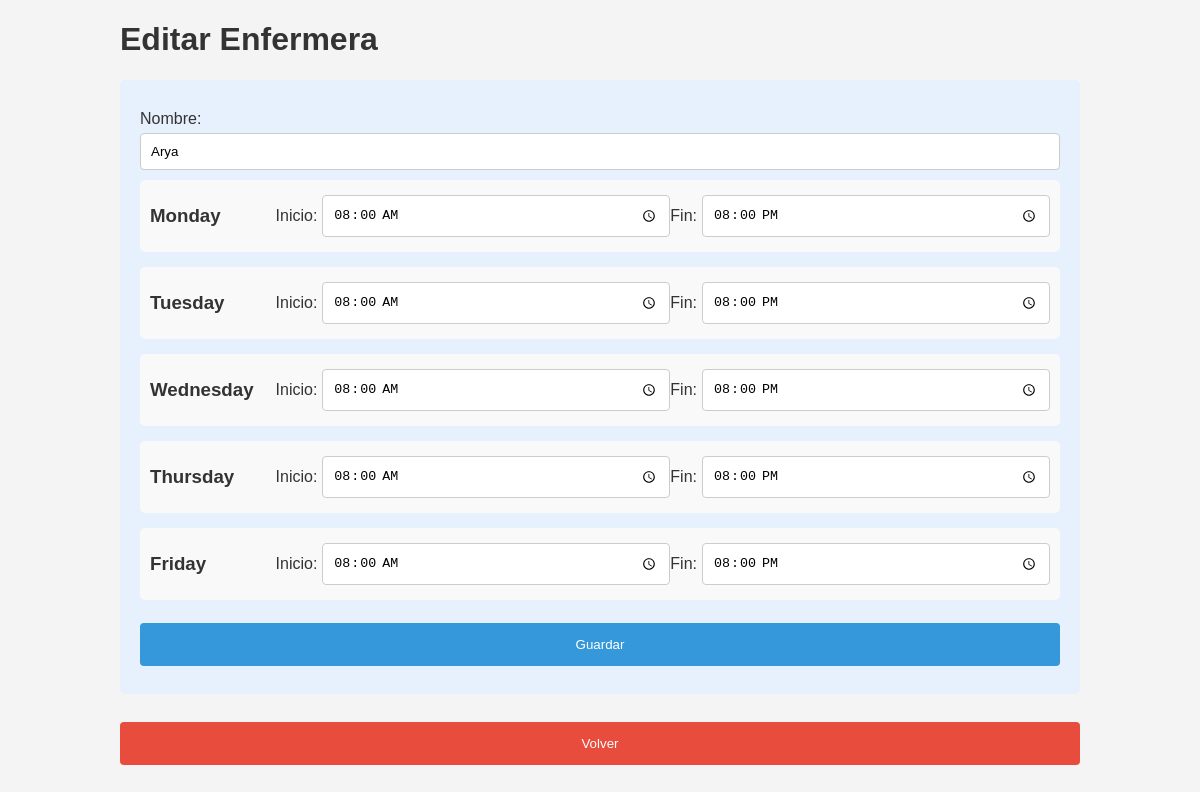
The app's page /edit_nurse_form/6, older data.
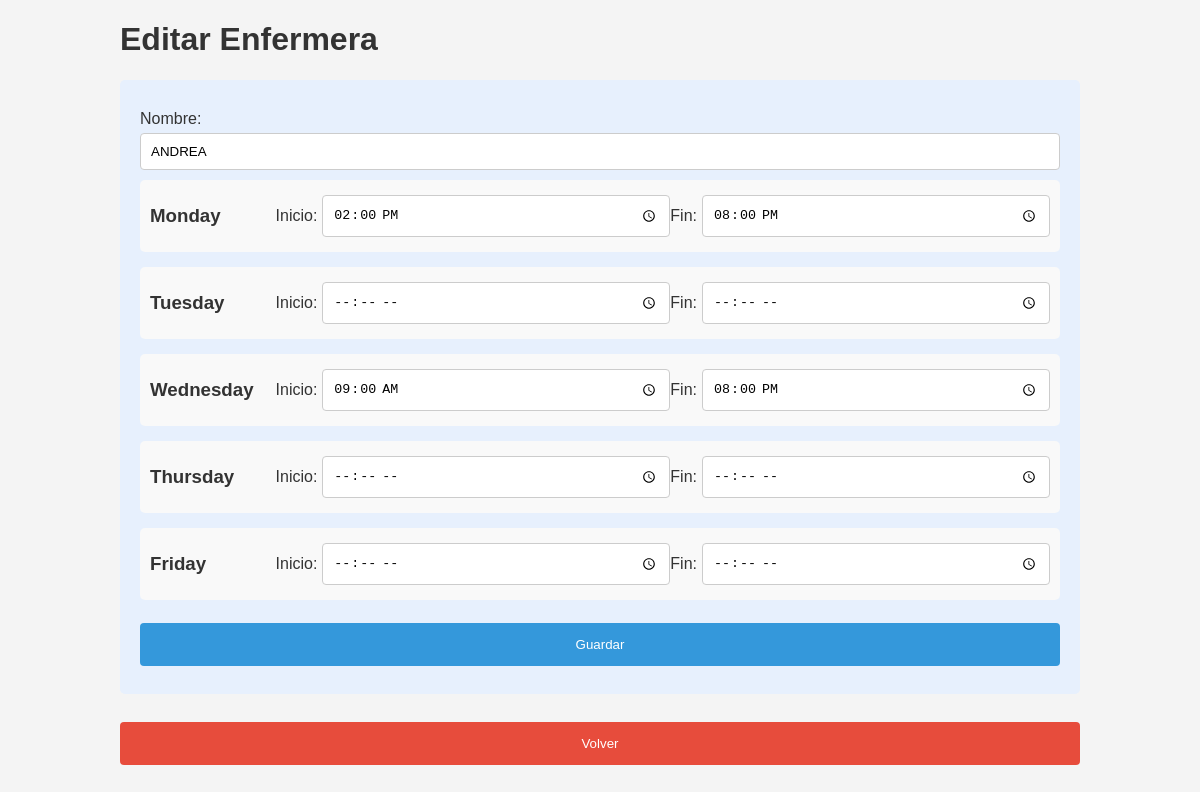
The same page, newer data.
### models.py (models this page shows)
class Nurse(db.Model):
    id = db.Column(db.Integer, primary_key=True)
    name = db.Column(db.String(50), nullable=False)
    availabilities = db.relationship('Availability', backref='nurse', cascade='all, delete-orphan', lazy=True)

class Availability(db.Model):
    id = db.Column(db.Integer, primary_key=True)
    nurse_id = db.Column(db.Integer, db.ForeignKey('nurse.id'), nullable=False)
    day = db.Column(db.String(50), nullable=False)
    start_time = db.Column(db.String(5), nullable=False)
    end_time = db.Column(db.String(5), nullable=False)

### app.py (the view)
@app.route('/edit_nurse_form/<int:nurse_id>')
def edit_nurse_form(nurse_id):
    nurse = Nurse.query.get(nurse_id)
    return render_template('edit_nurse_form.html', nurse=nurse)

### templates/edit_nurse_form.html (shortened to what this page needs)
<!DOCTYPE html>
<html lang="en">
<head>
    <link rel="stylesheet" href="{{ url_for('static', filename='styles.css') }}">
</head>
<body>
    <div class="container">
        <h1>Editar Enfermera</h1>
        <form action="/edit_nurse/{{ nurse.id }}" method="post">
            <label for="name">Nombre:</label>
            <input type="text" id="name" name="name" value="{{ nurse.name }}" required>
            {% for day in ['Monday', 'Tuesday', 'Wednesday', 'Thursday', 'Friday'] %}
                <div class="day-group">
                    <h3>{{ day }}</h3>
                    <label for="{{ day.lower() }}_start">Inicio:</label>
                    <input type="time" id="{{ day.lower() }}_start" name="{{ day.lower() }}_start" value="{% for availability in nurse.availabilities if availability.day == day %}{{ availability.start_time }}{% endfor %}">
                    <label for="{{ day.lower() }}_end">Fin:</label>
                    <input type="time" id="{{ day.lower() }}_end" name="{{ day.lower() }}_end" value="{% for availability in nurse.availabilities if availability.day == day %}{{ availability.end_time }}{% endfor %}">
                </div>
            {% endfor %}
            <button type="submit">Guardar</button>
        </form>
        <button class="cancel" onclick="window.location.href='/'">Volver</button>
    </div>
</body>
</html>

Row changes from the older to the newer data that the page shows:
removed Availability: start_time "08:00", end_time "20:00"
removed Availability: start_time "08:00", end_time "20:00"
removed Availability: start_time "08:00", end_time "20:00"
removed Availability: start_time "08:00", end_time "20:00"
removed Availability: start_time "08:00", end_time "20:00"
changed Nurse: name "Arya" → "ANDREA"
added Availability: start_time "14:00", end_time "20:00"
added Availability: start_time "09:00", end_time "20:00"
